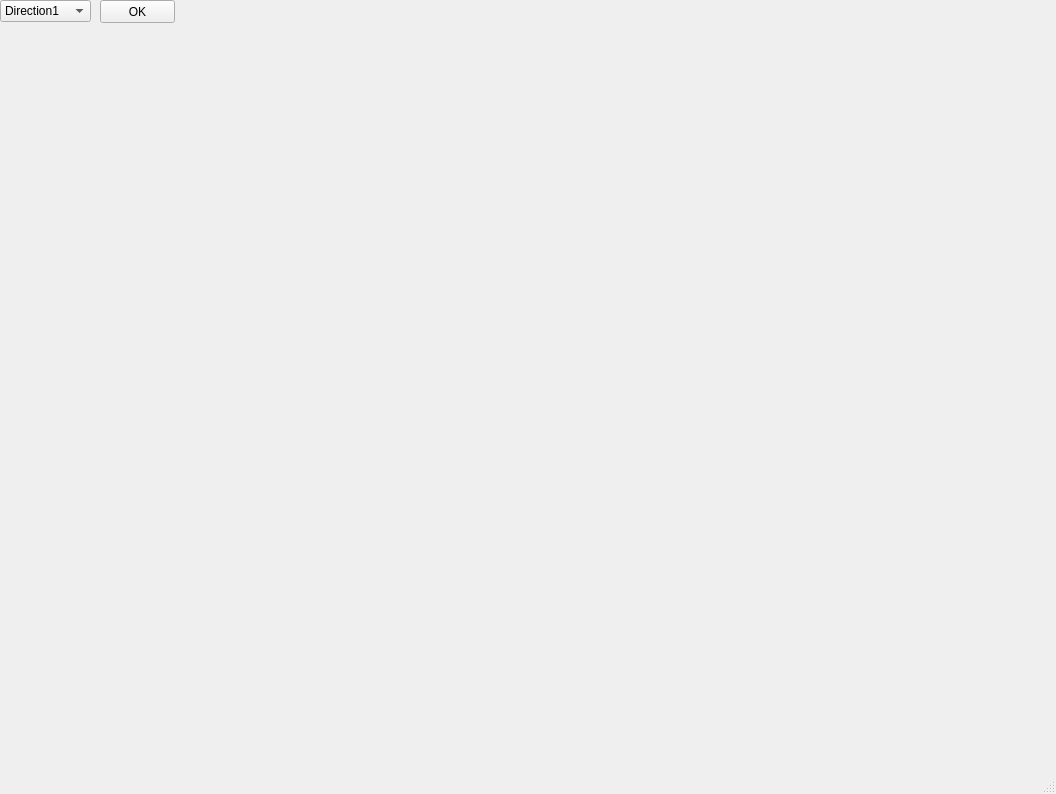
<?xml version="1.0" encoding="UTF-8"?>
<ui version="4.0">
 <class>preprocessed_vis</class>
 <widget class="QMainWindow" name="preprocessed_vis">
  <property name="geometry">
   <rect>
    <x>0</x>
    <y>0</y>
    <width>1056</width>
    <height>794</height>
   </rect>
  </property>
  <property name="windowTitle">
   <string>MainWindow</string>
  </property>
  <widget class="QWidget" name="centralwidget">
   <widget class="QComboBox" name="comboBox">
    <property name="geometry">
     <rect>
      <x>0</x>
      <y>0</y>
      <width>91</width>
      <height>22</height>
     </rect>
    </property>
    <item>
     <property name="text">
      <string>Direction1</string>
     </property>
    </item>
    <item>
     <property name="text">
      <string>Direction2</string>
     </property>
    </item>
    <item>
     <property name="text">
      <string>Direction3</string>
     </property>
    </item>
   </widget>
   <widget class="QPushButton" name="pushButton">
    <property name="geometry">
     <rect>
      <x>100</x>
      <y>0</y>
      <width>75</width>
      <height>23</height>
     </rect>
    </property>
    <property name="text">
     <string>OK</string>
    </property>
   </widget>
   <widget class="QWidget" name="widget" native="true">
    <property name="geometry">
     <rect>
      <x>10</x>
      <y>30</y>
      <width>1031</width>
      <height>701</height>
     </rect>
    </property>
   </widget>
  </widget>
  <widget class="QMenuBar" name="menubar">
   <property name="geometry">
    <rect>
     <x>0</x>
     <y>0</y>
     <width>1056</width>
     <height>23</height>
    </rect>
   </property>
  </widget>
  <widget class="QStatusBar" name="statusbar"/>
 </widget>
 <resources/>
 <connections/>
</ui>
